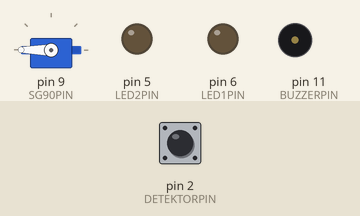
Simulated run of this sketch. Board: Arduino Uno, built with avr-gcc and run on an emulated ATmega328P. On the bench: servo, output pins drawn as LEDs (lit = HIGH), buzzer (waves = sounding, pin HIGH). Dashed ring = blinking. Inputs (shaded band) come from the test bench; at power-on: pin 2 (DETEKTORPIN) HIGH.

Above: at 1.2 s.
1.3 s: pin 2 (DETEKTORPIN) pulled LOW for 0.15 s
At 2.54 s:
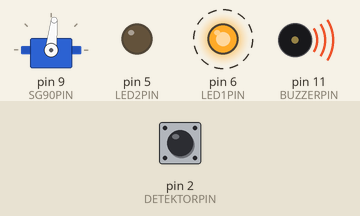
4.3 s: pin 2 (DETEKTORPIN) pulled LOW for 1 s
At 4.54 s:
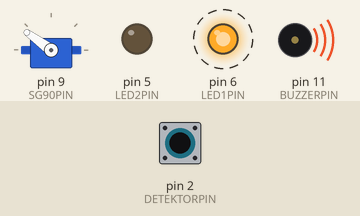
7.3 s: pin 2 (DETEKTORPIN) pulled LOW for 3.2 s
At 11.34 s:
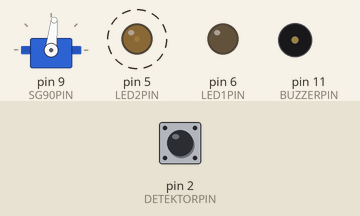
12.0 s: pin 2 (DETEKTORPIN) pulled LOW for 0.15 s
Timing chart, 0 to 16.1 s (numbered marks = the images above; inputs shaded):
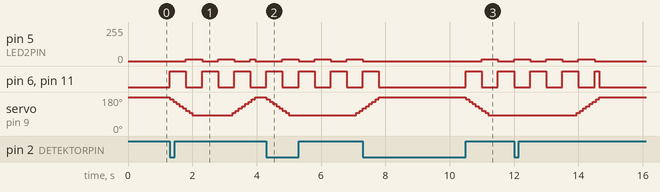

The sketch:

Mini_przejazd_kolejowy.ino
```cpp
/*
   Project name: Mini przejazd kolejowy
   Functions: Podnoszenie/opuszczanie szlabanu,miganie 2 diodami,buczenie buzzerem gdy podjezdza pociag aż do jego odjazdu
   Features: Sterowanie janością diód, określenie długości czasu przejazdu pociągu
   Upgrades: Zamiana na program obiektowy, zastosowanie buzzera bez generatora [użycie funkcji tune()]
   Warnings: Maksymalny czas ciągłej pracy to 50dni (zmienna unsigned int przechwouje czas)
   Authors: Kamil Jamros
*/

#include <Servo.h> //Biblioteka odpowiedzialna za serwomechanizm
/*
   Wybór czy używamy PWM
*/

//Czy chcesz sterować janością diód ? Jeżeli nie, zakomentuj linijkę poniżej
#define USEPWMLED

/*
    PINs definitions
*/

// Wybierz jeden z pinów obsługujących PWM : 11,10,9,6,5,3
#define SG90PIN 9
//W ardunio UNO, detektor może być tylko na pinie 2 lub 3 (tylko na tych pinach można obsługiwać przerwania zewnętrzne)
#define DETEKTORPIN 2
#define BUZZERPIN 11

// Jeżeli chcesz sterować janością diód i głośnocią buzzera wybierz piny, które to obsługują (PWM) :
// 11,6,5,3 [piny 9 i 10 są używane w bibliotece "servo.h")
#define LED1PIN 6
#define LED2PIN 5

/*
   Enumeration definition
*/

// Typ wyliczeniowy określający możliwe akcje szlabanu
enum akcjeSzlabanu {
  opuszczanie,
  wznoszenie,
  oczekiwanieNaPrzejazd,
  oczekiwanieNaPociag
};

/*
   Variables definitions
*/

//Tworzenie obiektu typu wyliczeniowego zawierającego aktualnie wykonywana akcję
volatile akcjeSzlabanu aktualnaAkcjaSzlabanu = oczekiwanieNaPociag; //Volatile, ponieważ zmienna jest używana w przerwaniu onStep()
volatile unsigned long czasPierwszegoZbocza = 0; //Zmienna przechowujaca czas wykrycia pociągu
volatile unsigned long czasOstatniegoZbocza = 0; //Zmienna przechowujaca czas końca wykrywania pociągu
const int dodatkowyCzas = 500UL; //Określenie dodatkowego czasu wymaganego do przejazdu pociągu od punktu wykrywania do szlabanu

unsigned long aktualnyCzas = 0; //Zmienna wykorzystywana do przechowania czasu od uruchomienia płytki

Servo SG90;  //Tworzymy obiekt, dzięki któremu możemy odwołać się do serwomechanizmu
const int pozycjaPoczatkowa = 90; //Początkowa pozycja serwa 0-180
const int zmiana = 12; //Co ile ma się zmieniać pozycja serwa?
const int opoznieniePomiedzySkokami = 100UL; //co ile ms ma być nowa pozycja seromechanizmu
//const int czasPrzejazdu = 5000UL; //Czas pomiędzy otwarciem, a zamykaniem szlabanu
const int maksWychylenie = 180; //Maksymalne wychylenie 0-180
unsigned long zapamietanyCzasSzlaban = 0; //Wykorzystywane przy obliczaniu czasu opóżnien
int aktualnaPozycja = maksWychylenie; //Pozycja wyjściowa serwomechanizmu

int stanLED1 = LOW;
unsigned long zapamietanyCzasLED = 0; //Analogicznie do zapamietanyCzasSzlaban
unsigned long czasSwiecieniaDiod = 500UL;  // Czas świecenia i nieświecenia się diód

// Sprawdzenie czy zdefiniowano definicje USEPWMLED
#ifdef USEPWMLED
const int janoscLED1 = 255; //Okreslenie jasności LED 1 0-255
const int janoscLED2 = 15; //Okreslenie jasności LED 2 0-255
#endif

int stanBuzzer = LOW;
unsigned long zapamietanyCzasBuzzer = 0; //Analogicznie do zapamietanyCzasSzlaban
unsigned long czasWlaczeniaBuzzera = 500UL;  // Czas piszczenie i niepiszczenia buzzera

void setup()
{
  pinMode(DETEKTORPIN, INPUT_PULLUP); //Ustawiamy kierunek pinu detektora na wejście z podciąganiem do Vcc
  attachInterrupt(digitalPinToInterrupt(DETEKTORPIN), onStep, CHANGE ); //Włączamy obsługę przerwań na pinie 2
  //Funkcja attachInterrupt przyjmuje jako argument numer przerwania,
  //więc używamy funkcji digitalPinToInterrupt do zamiany numeru pinu na numer przerwania,
  //drugi argument to funkcja, która ma się wykonać po wykryciu zdarzenia,
  //trzeci argument to typ zbocza, na który ma zaaragować program

  SG90.attach(SG90PIN);  //Serwomechanizm podłączony do pinu 9

  pinMode(LED1PIN, OUTPUT);      // ustawiamy LED1PIN jako wyjście
  pinMode(LED2PIN, OUTPUT);      // ustawiamy LED2PIN jako wyjście

  pinMode(BUZZERPIN, OUTPUT);      // ustawiamy BUZZERPIN jako wyjście

  ustawieniaPoczatkowe();       // Procedura odpowiedzialna za ustawienia początkowe dla serwa, diód oraz buzzera
}

void ustawieniaPoczatkowe() {
  SG90.write(maksWychylenie); //Ustawienie pozycji początkowej serwomechanizmu na maksymalne wychylenie
  digitalWrite(LED1PIN, LOW); // Zgaszenie diody 1
  digitalWrite(LED2PIN, LOW); // Zgaszenie diody 2
  digitalWrite(BUZZERPIN, LOW); // Wyłączenie buzzera
}

void loop()
{
  //Sprawdzenie czy nadjeżdza pociąg
  if (aktualnaAkcjaSzlabanu != oczekiwanieNaPociag) {
    aktualnyCzas = millis(); //Pobierz liczbe milisekund od startu płytki
    obslugaDiod(aktualnyCzas); //Procedura obsługi migania diód
    obslugaBuzzera(aktualnyCzas); //Procedura obsługi buzzera
    obslugaSzlabanu(aktualnyCzas); //Procedura obsługi szlabanu
  }
}

void onStep()
{
  //Wykrycie zbliżającego się pociągu
  czasOstatniegoZbocza = millis(); //Zapisanie czasu końca wykrycia pociągu w celu obliczenia wymaganego czasu przejazdu
  if (aktualnaAkcjaSzlabanu == oczekiwanieNaPociag) {
    aktualnaAkcjaSzlabanu = opuszczanie; //Rozpoczęcie algorytmu (zmiana akcji szlabanu na opuszczanie)
    czasPierwszegoZbocza = millis(); //Zapisanie czasu wykrycia pociągu w celu obliczenia wymaganego czasu przejazdu
  }
}

void obslugaDiod(unsigned long aktualnyCzas) {
  //Sprawdzenie czy mineło ponad "czasSwiecieniaDiod" ms
  if (aktualnyCzas - zapamietanyCzasLED >= czasSwiecieniaDiod) {

    zapamietanyCzasLED = aktualnyCzas; //Zapamietanie aktualnego czasu

    stanLED1 = !stanLED1; // Zmiana stanu diody na przeciwny (operacja NOT logiczna)

    // Sprawdzenie czy zdefiniowano definicje USEPWMLED
#ifdef USEPWMLED
    if (stanLED1 == LOW) {
      digitalWrite(LED1PIN, stanLED1); //Wyłączenie diody LED1 (analogWrite(LED1PIN,0) - nie gwarantuję stanu niskiego dla pinów 5 i 6)
      analogWrite(LED2PIN, janoscLED2); //Włączenie PWM na pinie LED2PIN z wypełnieniem "jasnoscLED2"
    }
    else {
      analogWrite(LED1PIN, janoscLED1);
      digitalWrite(LED2PIN, !stanLED1); // Wyłączenie diody LED2
    }
#else
    digitalWrite(LED1PIN, stanLED1);
    digitalWrite(LED2PIN, !stanLED1);
#endif
  }
}

void obslugaBuzzera(unsigned long aktualnyCzas) {
  if (aktualnyCzas - zapamietanyCzasBuzzer >= czasWlaczeniaBuzzera) {
    zapamietanyCzasBuzzer = aktualnyCzas;
    stanBuzzer = !stanBuzzer;
    digitalWrite(BUZZERPIN, stanBuzzer);
  }
}

void obslugaSzlabanu(unsigned long aktualnyCzas) {
  // Switch obslugujacy "maszyne stanów"
  switch (aktualnaAkcjaSzlabanu) {
    case opuszczanie:
      opuszczanieSzlabanu(aktualnyCzas);
      break;
    case wznoszenie:
      wznoszenieSzlabanu(aktualnyCzas);
      break;
    case oczekiwanieNaPrzejazd:
      oczekiwanieNaPrzejazdPociagu(aktualnyCzas);
      break;
  }
}

void opuszczanieSzlabanu(unsigned long aktualnyCzas) {
  //Podnoś dopóki nie osiągnie określone maksimum
  if (aktualnaPozycja > pozycjaPoczatkowa) {
    //Oczekiwanie na upłyniecię "opoznieniePomiedzySkokami" ms
    if (aktualnyCzas - zapamietanyCzasSzlaban >= opoznieniePomiedzySkokami) {
      zapamietanyCzasSzlaban = aktualnyCzas; //Zapamiętanie czasu ostatniej akcji
      aktualnaPozycja = aktualnaPozycja - zmiana; //Zwiększenie aktualnej pozycji serwamechanizmu
      SG90.write(aktualnaPozycja); //Wykonaj ruch
    }
  }
  else {
    aktualnaAkcjaSzlabanu = oczekiwanieNaPrzejazd; //Zmiana akacji na oczekiwanie
  }
}

void oczekiwanieNaPrzejazdPociagu(unsigned long aktualnyCzas) {
  //Sprawdzeni czy szlaban jest zamknięty przez czas wymagany do przejazdu pociągu + dodatkowyCzas
  if (aktualnyCzas - zapamietanyCzasSzlaban >= czasOstatniegoZbocza - czasPierwszegoZbocza + 2 * dodatkowyCzas) {
    zapamietanyCzasSzlaban = aktualnyCzas; //Zapamiętanie czasu, w celu jego użycia w stanie "wznoszenie szlabanu"
    aktualnaAkcjaSzlabanu = wznoszenie;  //Zmiana akcji na wznoszenie szlabanu
  }
}

void wznoszenieSzlabanu(unsigned long aktualnyCzas) {
  //Opuszczaj szlaban dopóki nie osiągnie okreslonego minimum
  if (aktualnaPozycja < maksWychylenie) {
    //Oczekiwanie na upłyniecię "opoznieniePomiedzySkokami" ms
    if (aktualnyCzas - zapamietanyCzasSzlaban >= opoznieniePomiedzySkokami) {
      zapamietanyCzasSzlaban = aktualnyCzas;
      aktualnaPozycja = aktualnaPozycja + zmiana; //Zwiększenie aktualnej pozycji serwa
      SG90.write(aktualnaPozycja); //Wykonaj ruch
    }
  }
  else {
    aktualnaAkcjaSzlabanu = oczekiwanieNaPociag; //Zmiana akcji na oczekiwanie na nowy pociag
    ustawieniaPoczatkowe();
  }
}
```

Measured:
- after the input at 1.3 s, pin 5 (LED2PIN): goes 15/255 0.50 s, 0/255 0.50 s, 15/255 0.50 s, 0/255 0.50 s, 15/255 0.15 s, then 0/255, starting after 0.50 s; pin 6 (LED1PIN): alternates HIGH for 0.50 s and LOW for 0.50 s, starting at once
- after the input at 4.3 s, pin 5 (LED2PIN): alternates 15/255 for 0.50 s and 0/255 for 0.50 s, starting after 0.50 s; pin 6 (LED1PIN): alternates HIGH for 0.50 s and LOW for 0.50 s, starting at once
- after the input at 7.3 s, pin 5 (LED2PIN): 0/255 → 15/255 after 3.7 s, → 0/255 0.50 s later, → 15/255 0.50 s later
